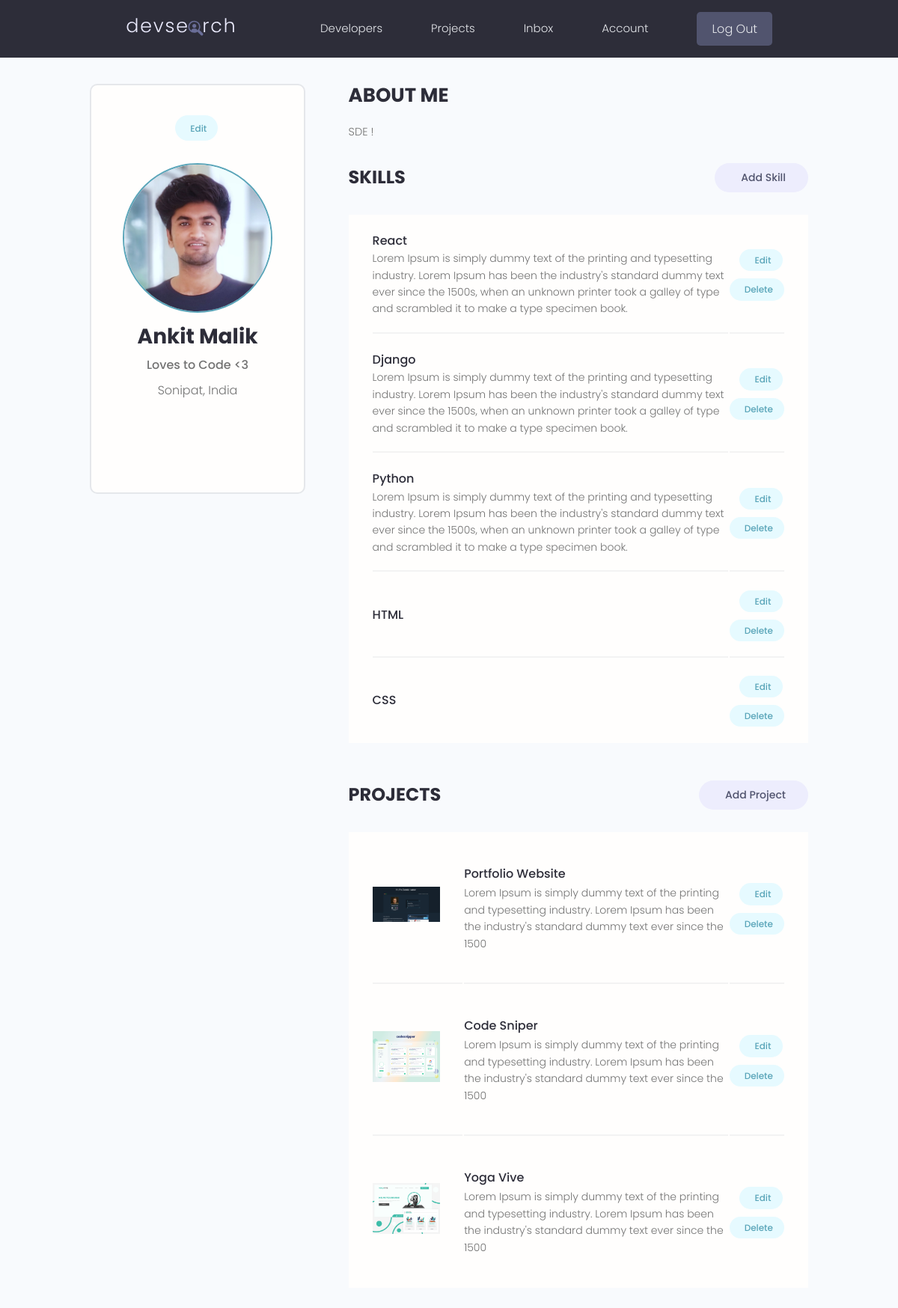
The app's page /account/ (signed in) with its own data.
### users/models.py (models this page shows, shortened)
class Profile(models.Model):
    user = models.OneToOneField(User, on_delete=models.CASCADE, null=True, blank=True)
    name = models.CharField(max_length=200, blank=True, null=True)
    username = models.CharField(max_length=200, blank=True, null=True)
    location = models.CharField(max_length=200, blank=True, null=True)
    email = models.EmailField(max_length=500, blank=True, null=True)
    short_intro = models.CharField(max_length=500, blank=True, null=True)
    bio = models.TextField(blank=True, null=True)
    profile_image = models.ImageField(blank=True, null=True, upload_to = 'profiles/', default = 'profiles/user-default.png')
    social_github = models.CharField(max_length=500, blank=True, null=True)
    social_linkedin = models.CharField(max_length=500, blank=True, null=True)
    social_youtube = models.CharField(max_length=500, blank=True, null=True)
    social_twitter = models.CharField(max_length=500, blank=True, null=True)
    social_website = models.CharField(max_length=500, blank=True, null=True)
    created = models.DateTimeField(auto_now_add=True)
    id = models.UUIDField(default=uuid.uuid4, unique=True, primary_key=True, editable=False)

class Skill(models.Model):
    owner = models.ForeignKey(Profile, on_delete=CASCADE, null=True, blank=True)
    name = models.CharField(max_length=200, blank=True, null=True)
    description = models.TextField(max_length=500, blank=True, null=True)
    created = models.DateTimeField(auto_now_add=True)
    id = models.UUIDField(default=uuid.uuid4, unique=True, primary_key=True, editable=False)

### projects/models.py (models this page shows, shortened)
class Project(models.Model):
    owner = models.ForeignKey(Profile, null=True, blank = True, on_delete=models.SET_NULL)
    title = models.CharField(max_length=200)
    description = models.TextField(null=True, blank=True)
    featured_image = models.ImageField(default="default.jpg", null=True, blank=True)
    demo_link = models.CharField(max_length=2000, null=True, blank=True)
    source_link = models.CharField(max_length=2000, null=True, blank=True)
    tags = models.ManyToManyField('Tag', blank=True)
    vote_total = models.IntegerField(default=0, null=True, blank=True)
    vote_ratio = models.IntegerField(default=0, null=True, blank=True)
    created = models.DateTimeField(auto_now_add=True)
    id = models.UUIDField(default=uuid.uuid4, unique=True, primary_key=True, editable=False)

### users/views.py (the view)
# urls.py: path('account/',views.userAccount, name = "account"),
@login_required(login_url='login')
def userAccount(request):
    profile = request.user.profile
    skills = profile.skill_set.all()
    projects = profile.project_set.all()
    context = {'profile' : profile, 'skills' : skills, 'projects' : projects}
    return render(request,'users/account.html',context)

### users/templates/users/account.html (shortened to what this page needs)
{% extends 'main.html' %}
{% block content %}
  <main class="settingsPage profile my-md">
    <div class="container">
      <div class="layout">
        <div class="column column--1of3">
          <div class="card text-center">
            <div class="card__body dev">
              <a class="tag tag--pill tag--main settings__btn" href="{% url 'edit-account' %}"> Edit</a>
              <img class="avatar avatar--xl dev__avatar" src="{{profile.profile_image.url}}" />
              <h2 class="dev__name">{{profile.name}}</h2>
              <p class="dev__title">{{profile.short_intro}}</p>
              <p class="dev__location">{{profile.location}}</p>
              <ul class="dev__social">
              </ul>
            </div>
          </div>
        </div>
        <div class="column column--2of3">
          <div class="devInfo">
            <h3 class="devInfo__title">About Me</h3>
            <p class="devInfo__about">
              {{profile.bio}}
            </p>
          </div>
          <div class="settings">
            <h3 class="settings__title">Skills</h3>
            <a class="tag tag--pill tag--sub settings__btn tag--lg" href="{% url 'create-skill' %}"> Add Skill</a>
          </div>
          <table class="settings__table">
            {% for skill in skills %}
            <tr>
              <td class="settings__tableInfo">
                <h4>{{skill.name}}</h4>
                <p>
                  {{skill.description}}
                </p>
              </td>
              <td class="settings__tableActions">
                <a class="tag tag--pill tag--main settings__btn" href="{% url 'update-skill' skill.id%}"> Edit</a>
                <a class="tag tag--pill tag--main settings__btn" href="{% url 'delete-skill' skill.id%}?next=/account/">
                  Delete</a>
              </td>
            </tr>
            {% endfor %}
          </table>
          <div class="settings">
            <h3 class="settings__title">Projects</h3>
            <a class="tag tag--pill tag--sub settings__btn tag--lg" href="{% url 'create-project' %}"> Add Project</a>
          </div>
          <table class="settings__table">
            {% for project in projects %}
            <tr>
              <td class="settings__thumbnail">
                <a href="{% url 'project' project.id%}"><img src="{{project.featured_image.url}}" alt="Project Thumbnail" /></a>
              </td>
              <td class="settings__tableInfo">
                <a href="{% url 'project' project.id%}">{{project.title}}</a>
                <p>{{project.description|slice:"150"}}
                </p>
              </td>
              <td class="settings__tableActions">
                <a class="tag tag--pill tag--main settings__btn" href="{% url 'update-project' project.id %}"> Edit</a>
                <a class="tag tag--pill tag--main settings__btn" href="{% url 'delete-project' project.id %}?next=/account/">
                  Delete</a>
              </td>
            </tr>
            {% endfor %}
          </table>
        </div>
      </div>
    </div>
  </main>
{% endblock content %}

### static/styles/app.css (style rules this page uses)
:root { --color-sub: #2d2d39; }
.card { border: 2px solid var(--color-light); }
img { width: 100%; }
.profile .card > .dev { padding: 4rem; }
.dev__avatar { display: block; margin: auto; }
.dev__name { color: var(--color-sub); font-size: 2.8rem; font-weight: 700; margin-top: 1rem; margin-bottom: 0.5rem; }
.dev__title { font-size: 1.6rem; font-weight: 500; line-height: 1.3; }
.dev__location { margin-top: 1rem; }
.dev__social { margin: 3rem 0; list-style: none; display: flex; justify-content: center; gap: 1.5rem; }
.devInfo { margin-bottom: 3rem; }
.devInfo__title, .devInfo__subtitle { font-size: 2.6rem; color: var(--color-sub); text-transform: uppercase; font-weight: 700; margin-bottom: 1.5rem; }
.devInfo__about, .devSkill__info { font-size: 1.45rem; line-height: 1.7; text-align: justify; }
.settingsPage .dev > .settings__btn { display: inline-block; margin-bottom: 3rem; }
.settings { display: flex; justify-content: space-between; align-items: center; }
.settings__title { font-size: 2.4rem; text-transform: uppercase; font-weight: 700; color: var(--color-sub); }
.settings__table { margin-top: 3rem; margin-bottom: 5rem; padding: 0 3rem; background: var(--color-white); }
.settings__table tr { width: 100%; }
.settings__table tr > td { padding: 2rem 0; }
.settings__table tr:not(:last-child) td { border-bottom: 2px solid var(--color-white-light); }
.settings__thumbnail { width: 23%; min-width: 10rem; }
.settings__thumbnail img { padding-right: 3rem; height: 15rem; object-fit: contain; }
.settings__tableInfo { width: 100%; }
.settings__tableInfo h4, .settings__tableInfo a { padding-right: 1rem; width: auto; font-size: 1.6rem; font-weight: 500; color: var(--color-sub); }
.settings__tableInfo p { font-size: 1.4rem; }
.settings__tableActions { text-align: right; }

### static/uikit/styles/modules/_variables.css (style rules this page uses)
:root { --color-main: #5aa5b9; --color-main-light: #e6faff; --color-sub: #3f4156; --color-sub-light: #51546e; --color-sub-lighter: #ededfd; --color-text: #737373; --color-gray: #8b8b8b; --color-light: #e5e7eb; --color-light-gray: #767676; --color-bg: #f8fafd; --color-white: #fffefd; --color-white-light: #f3f3f3; --color-success: #359e64; --color-success-bg: #def8e8; --color-error: #fc4b0b; --color-error-bg: #fff2ee; --font-base: 'Poppins', arial, helvetica, 'Segoe UI', roboto, ubuntu, sans-serif; --font-monospace: 'Fira Code', 'Courier New', courier, monospace; --font-regular: 300; --font-medium: 500; --font-bold: 700; --generic-shadow: 1px 1px 5px #00000010; --generic-transition: all 0.3s ease-in-out; }

### static/uikit/styles/modules/_base.css (style rules this page uses)
* { margin: 0; padding: 0; box-sizing: border-box; text-rendering: optimizeLegibility; color: inherit; font-size: inherit; }
html { font-size: 50%; }
@media only screen and (min-width: 480px) { html { font-size: 56.25%; } }
@media only screen and (min-width: 1200px) { html { font-size: 62.5%; } }
body { line-height: 1.6; font-weight: 400; font-size: 1.5rem; color: var(--color-text); background-color: var(--color-bg); min-height: 100vh; }

### static/uikit/styles/modules/_typography.css (style rules this page uses)
* { font-family: var(--font-base); }
h2 { font-size: 3.6rem; font-weight: var(--font-bold); }
h3 { font-size: 3.2rem; font-weight: var(--font-medium); }
h4 { font-size: 2.8rem; font-weight: var(--font-medium); }
p, span, strong { font-size: 1.6rem; color: var(--color-text); font-weight: var(--font-regular); }
a { padding-bottom: 2px; text-decoration: none; display: inline-block; color: var(--color-main); font-weight: var(--font-medium); }

### static/uikit/styles/modules/_utilities.css (style rules this page uses)
.container { width: 92%; max-width: 165rem; margin: 0 auto; box-sizing: border-box; }
@media screen and (min-width: 1000px) { .container { width: 90%; } }
@media screen and (min-width: 1200px) { .container { width: 80%; } }
.text-center { text-align: center; }
.my-md { margin: 3rem auto; }

### static/uikit/styles/modules/_avatar.css (style rules this page uses)
.avatar { border-radius: 50%; border: 2px solid var(--color-main); object-fit: cover; }
.avatar--xl { height: 20rem; width: 20rem; }

### static/uikit/styles/modules/_card.css (style rules this page uses)
.card { border-radius: 1rem; background-color: var(--color-white); border: 1.5px solid var(--color-light); width: auto; height: auto; margin-top: 0.5rem; margin-bottom: 0.5rem; overflow: hidden; }
.card__body, .card__header { padding: 2rem 2.5rem; }

### static/uikit/styles/modules/_layout.css (style rules this page uses)
.layout { display: flex; flex-flow: row wrap; justify-content: space-between; }
.layout > .column { margin-bottom: 3rem; }
.layout > .column.column--1of3 { flex-basis: 30%; }
.layout > .column.column--2of3 { flex-basis: 64%; }

### records on screen
Profile: profile_image (picture), name "Ankit Malik", short_intro "Loves to Code <3", location "Sonipat, India", bio "SDE !"
Skill: name "React", description "Lorem Ipsum is simply dummy text of the printing and typesetting industry. Lorem Ipsum has been the industry's standard dummy text ever since the 1500s, when an unknown printer took a galley of type and scrambled it to make a type specimen book."
Skill: name "Django", description "Lorem Ipsum is simply dummy text of the printing and typesetting industry. Lorem Ipsum has been the industry's standard dummy text ever since the 1500s, when an unknown printer took a galley of type and scrambled it to make a type specimen book."
Skill: name "Python", description "Lorem Ipsum is simply dummy text of the printing and typesetting industry. Lorem Ipsum has been the industry's standard dummy text ever since the 1500s, when an unknown printer took a galley of type and scrambled it to make a type specimen book."
Skill: name "HTML"
Skill: name "CSS"
Project: featured_image (picture), title "Portfolio Website", description "Lorem Ipsum is simply dummy text of the printing and typesetting industry. Lorem Ipsum has been the industry's standard dummy text ever since the 1500"
Project: featured_image (picture), title "Code Sniper", description "Lorem Ipsum is simply dummy text of the printing and typesetting industry. Lorem Ipsum has been the industry's standard dummy text ever since the 1500"
Project: featured_image (picture), title "Yoga Vive", description "Lorem Ipsum is simply dummy text of the printing and typesetting industry. Lorem Ipsum has been the industry's standard dummy text ever since the 1500"
